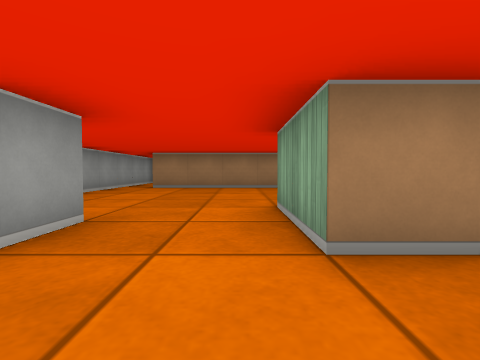
View 1 (above)

12 first-person views from a walk through a cub3D maze. The camera is about half as high as the walls, tilts 2° down and sees 85° across. The floor is counted in squares. Each view is taken from the middle of a square. On the plan, view 1 faces up. The plan holds only what a view shows up to about 9 squares ahead; the rest is blank.

View 2
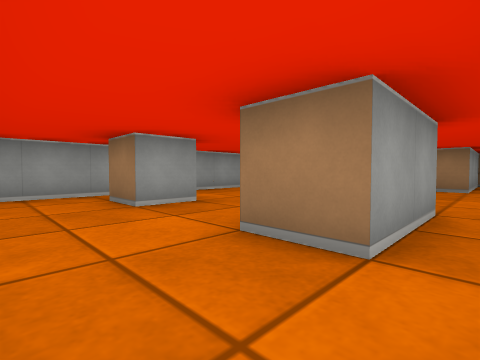

View 3
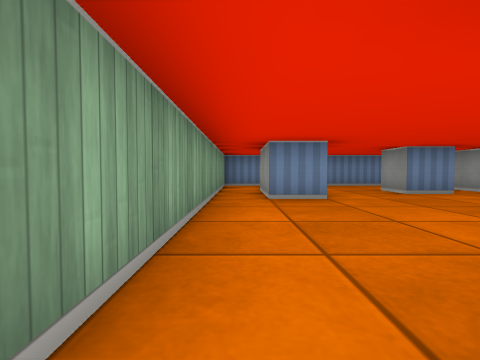

View 4
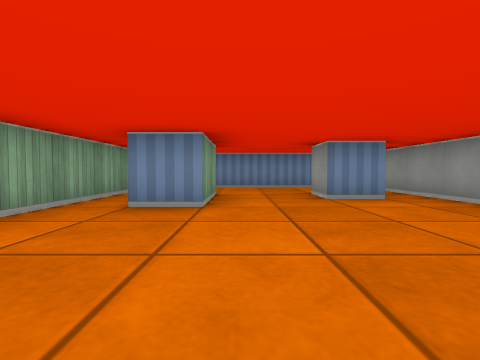

View 5
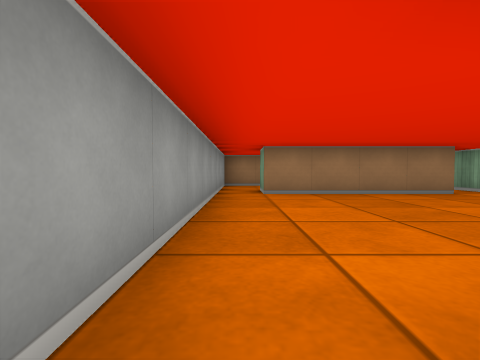

View 6
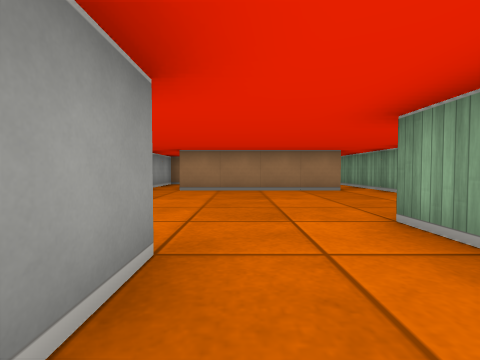

View 7
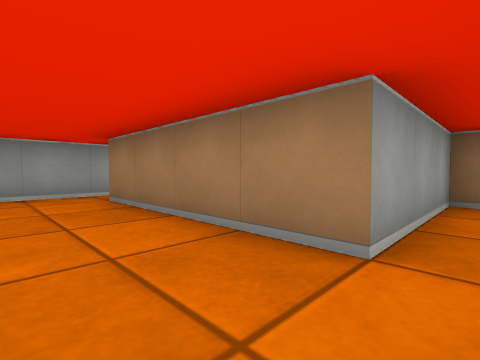

View 8
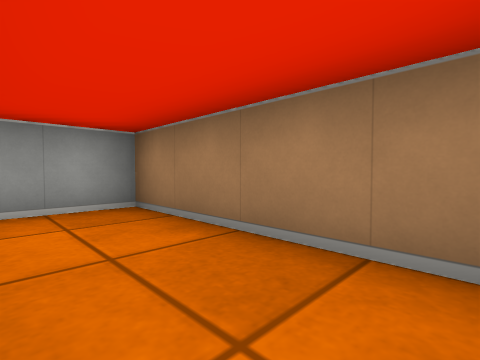

View 9
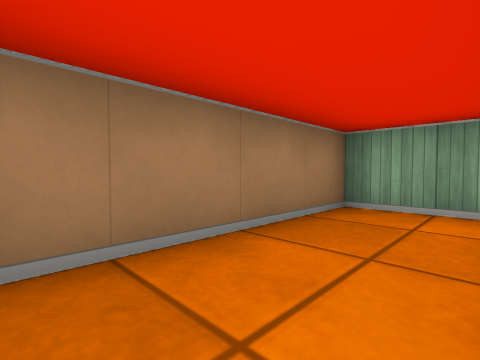

View 10
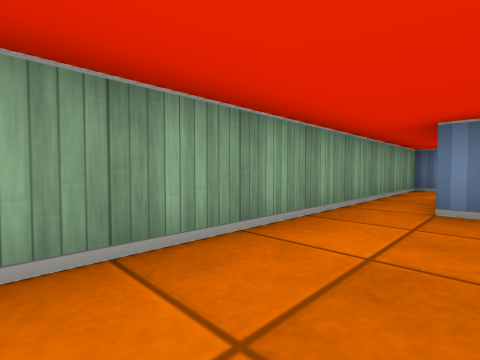

View 11
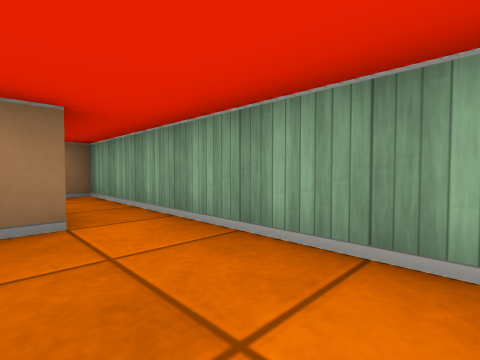

View 12
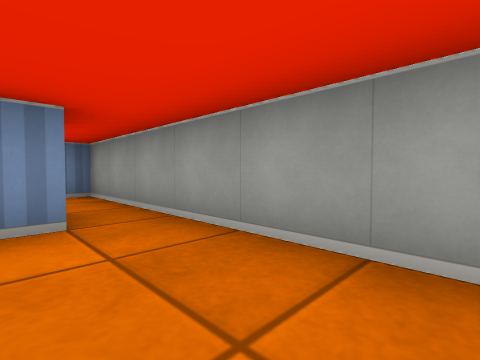

### Floor plan
Points are (right, up) in squares from view 1. A wall is a line through its corners. A room is listed if a view was taken in it or the views show most of it. See-through windows are left out.
Room 1 (views 1, 3, 4, 5, 6, 7, 10, 11, 12)
walls: (0.5, 3.5) (1.5, 3.5) (1.5, 1.5) (0.5, 1.5) (0.5, 3.5); (-2.6, 2.5) (-1.5, 2.5) (-1.5, 1.5) (-2.5, 1.5); (2.5, 1.5) (2.5, 10.5) (1.5, 10.5) (1.5, 7.5) (-2.5, 7.5); (-3.5, 7.5) (-3.5, -0.5) (1.5, -0.5)
ways out: opening at (1, 0.5) to room 2; opening at (2, 2.5) to room 2; opening at (-3, 8) to room 3
Room 2 (view 2)
walls: (1.5, -0.5) (2.5, -0.5) (2.5, 1.5)
ways out: opening at (1, 0.5) to room 1; opening at (2, 2.5) to room 1
Room 3 (views 8, 9)
walls: (-2.5, 7.5) (-2.5, 8.5); (0.5, 9.1) (0.5, 10.5) (-3.5, 10.5) (-3.5, 7.5)
ways out: opening at (-3, 8) to room 1

Where each view was taken, in squares from view 1:
view 1: 0 up, 0 right, facing up
view 2: 0 up, 2 right, facing up-left
view 3: 8 up, 2 right, facing down
view 4: 7 up, 0 right, facing down
view 5: 2 up, 3 left, facing up
view 6: 1 up, 1 left, facing up
view 7: 6 up, 2 right, facing up-left
view 8: 9 up, 0 right, facing up-left
view 9: 9 up, 3 left, facing up-right
view 10: 7 up, 1 right, facing down-right
view 11: 5 up, 1 right, facing up-right
view 12: 5 up, 2 left, facing down-left
